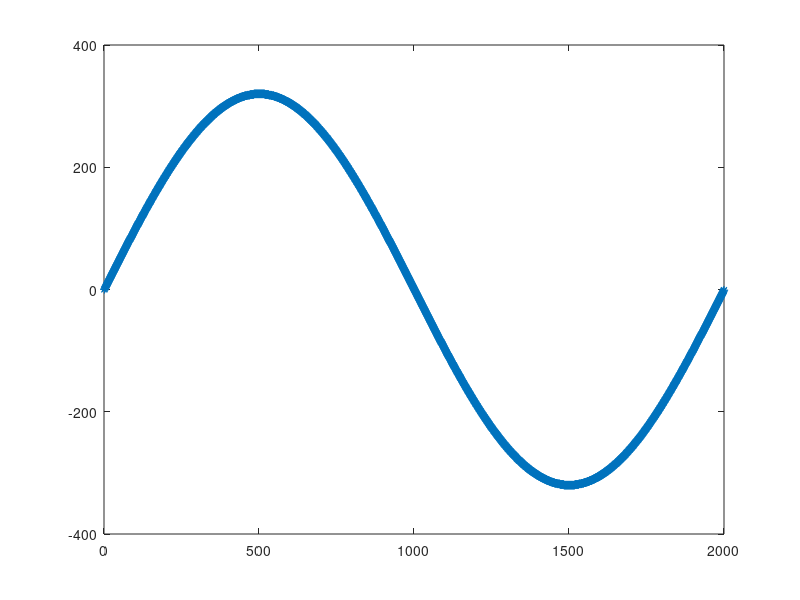

This chart was generated by the following MATLAB code:
% sin_table = int16(sind(0:0.045009:180)*655); %4000 0.045009
% sin_table = int16(sind(0:0.09001:180)*640); %2000 0.09001
temp = int16(sind(0:(0.09001*2):360)*640/2);

div = 100;

% sin_table = (temp*div/100) + (320-320*div/100);
% tm1 = temp*div;
% tm2 = 320*div;
% sin_table = ((32000-tm2)+tm1)/100;
sin_table = temp;
size(sin_table,2);
plot(sin_table,'*');

fprintf('\n\n{')
sin_table_size = size(sin_table,2);
for k = 1 : sin_table_size
    fprintf('%d',sin_table(k))
    if(k~=sin_table_size)
        fprintf(',')
    end
end
fprintf('};\n\n')
fprintf('\n%d\n',k)